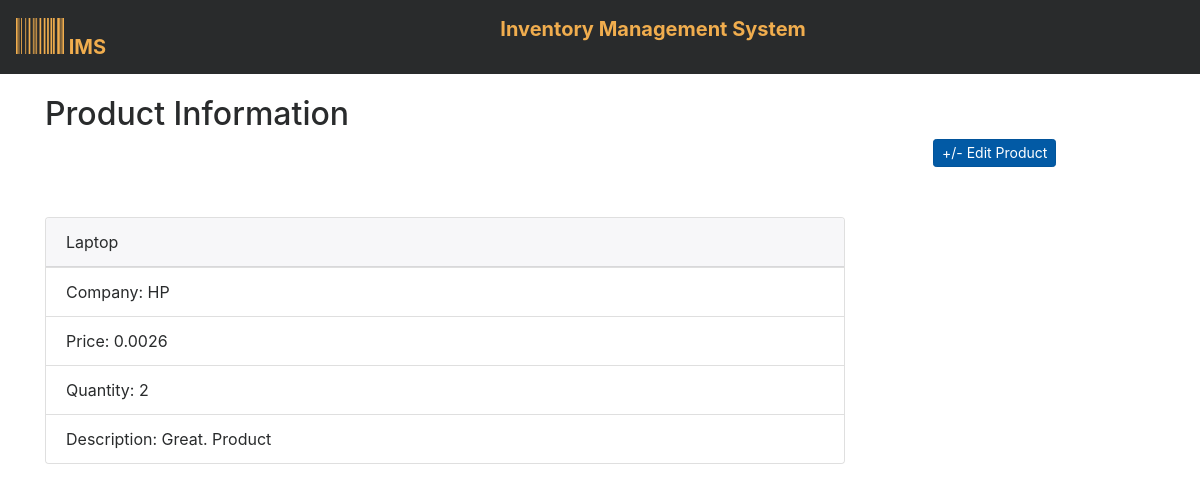
The page /1 on the database its author committed.
### InventoryMS/models.py (models this page shows, shortened)
class Product(models.Model):
    name = models.CharField(max_length=200, blank=True, null=True)
    company = models.CharField(max_length=200, blank=True, null=True)
    quantity = models.IntegerField(blank=True, null=True)
    unit_price = models.DecimalField(max_digits=20, decimal_places=4, default=Decimal('0.0000'))
    description = models.TextField(blank=True, null=True)

### InventoryMS/views.py (the view)
# urls.py: url(r'^(?P<pk>\d+)$', detail, name="detail"),
def detail(request, pk):
    product = get_object_or_404(Product, pk=pk)
    return render(request, 'inventory/detail.html', {'product': product})

### InventoryMS/templates/inventory/detail.html
{% extends 'inventory/base.html' %}
{% block content %}
    <h2>Product Information</h2>
        <div class="buttion_place">
            <a href="{% url 'edit' product.pk %}" class="btn btn-primary btn-sm active" role="button" aria-pressed="true"> +/- Edit Product</a>
        </div>
      <div class="card border-primary mb-3" style="max-width: 50rem;">
  <div class="card-header">{{product.name}}</div>
      <ul class="list-group list-group-flush">
      <li class="list-group-item">Company: {{product.company}}</li>
      <li class="list-group-item">Price: {{product.unit_price}}</li>
      <li class="list-group-item">Quantity: {{product.quantity}}</li>
      <li class="list-group-item">Description: {{product.description}}</li>
      </ul>
      </div>
{% endblock %}

### InventoryMS/static/inventory/css/style.css (style rules this page uses)
body { padding-top: 5rem; }
.buttion_place { padding-left: 80%; padding-bottom: 50px; }

### rows shown on the page
Product: name "Laptop", company "HP", unit_price "0.0026", quantity "2", description "Great. Product"
